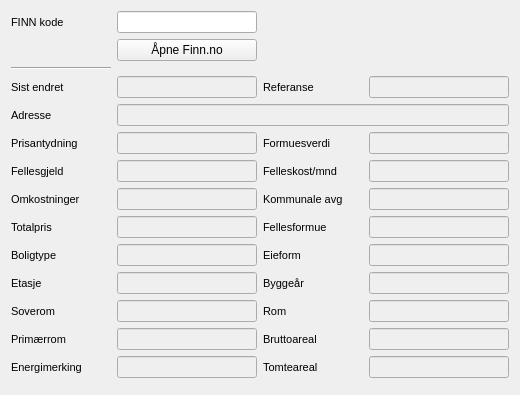
          <widget class="QWidget" name="tab_annonse_1">
           <property name="autoFillBackground">
            <bool>true</bool>
           </property>
           <attribute name="title">
            <string>Annonse 1</string>
           </attribute>
           <layout class="QGridLayout" name="gridLayout_8">
            <item row="5" column="2">
             <widget class="QLabel" name="label_formuesverdi_1">
              <property name="font">
               <font>
                <family>Segoe UI</family>
                <pointsize>8</pointsize>
               </font>
              </property>
              <property name="text">
               <string>Formuesverdi</string>
              </property>
              <property name="buddy">
               <cstring>line_edit_formuesverdi_1</cstring>
              </property>
             </widget>
            </item>
            <item row="7" column="0">
             <widget class="QLabel" name="label_omkostninger_1">
              <property name="font">
               <font>
                <family>Segoe UI</family>
                <pointsize>8</pointsize>
               </font>
              </property>
              <property name="text">
               <string>Omkostninger</string>
              </property>
              <property name="buddy">
               <cstring>line_edit_omkostninger_1</cstring>
              </property>
             </widget>
            </item>
            <item row="7" column="2">
             <widget class="QLabel" name="label_kommunale_avg_1">
              <property name="font">
               <font>
                <family>Segoe UI</family>
                <pointsize>8</pointsize>
               </font>
              </property>
              <property name="text">
               <string>Kommunale avg</string>
              </property>
              <property name="buddy">
               <cstring>line_edit_kommunaleavg_1</cstring>
              </property>
             </widget>
            </item>
            <item row="5" column="0">
             <widget class="QLabel" name="label_prisantydning_1">
              <property name="font">
               <font>
                <family>Segoe UI</family>
                <pointsize>8</pointsize>
               </font>
              </property>
              <property name="text">
               <string>Prisantydning</string>
              </property>
              <property name="buddy">
               <cstring>line_edit_prisantydning_1</cstring>
              </property>
             </widget>
            </item>
            <item row="5" column="3">
             <widget class="QLineEdit" name="line_edit_formuesverdi_1">
              <property name="enabled">
               <bool>false</bool>
              </property>
              <property name="font">
               <font>
                <family>Segoe UI</family>
                <pointsize>8</pointsize>
               </font>
              </property>
              <property name="text">
               <string/>
              </property>
              <property name="alignment">
               <set>Qt::AlignLeading|Qt::AlignLeft|Qt::AlignVCenter</set>
              </property>
             </widget>
            </item>
            <item row="7" column="1">
             <widget class="QLineEdit" name="line_edit_omkostninger_1">
              <property name="enabled">
               <bool>false</bool>
              </property>
              <property name="font">
               <font>
                <family>Segoe UI</family>
                <pointsize>8</pointsize>
               </font>
              </property>
              <property name="alignment">
               <set>Qt::AlignLeading|Qt::AlignLeft|Qt::AlignVCenter</set>
              </property>
             </widget>
            </item>
            <item row="3" column="2">
             <widget class="QLabel" name="label_referanse_1">
              <property name="minimumSize">
               <size>
                <width>100</width>
                <height>0</height>
               </size>
              </property>
              <property name="font">
               <font>
                <family>Segoe UI</family>
                <pointsize>8</pointsize>
               </font>
              </property>
              <property name="text">
               <string>Referanse</string>
              </property>
              <property name="buddy">
               <cstring>line_edit_referanse_1</cstring>
              </property>
             </widget>
            </item>
            <item row="9" column="0">
             <widget class="QLabel" name="label_boligtype_1">
              <property name="font">
               <font>
                <family>Segoe UI</family>
                <pointsize>8</pointsize>
               </font>
              </property>
              <property name="text">
               <string>Boligtype</string>
              </property>
              <property name="buddy">
               <cstring>line_edit_boligtype_1</cstring>
              </property>
             </widget>
            </item>
            <item row="3" column="0">
             <widget class="QLabel" name="label_sist_endret_1">
              <property name="font">
               <font>
                <family>Segoe UI</family>
                <pointsize>8</pointsize>
               </font>
              </property>
              <property name="text">
               <string>Sist endret</string>
              </property>
              <property name="buddy">
               <cstring>line_edit_sistendret_1</cstring>
              </property>
             </widget>
            </item>
            <item row="7" column="3">
             <widget class="QLineEdit" name="line_edit_kommunaleavg_1">
              <property name="enabled">
               <bool>false</bool>
              </property>
              <property name="font">
               <font>
                <family>Segoe UI</family>
                <pointsize>8</pointsize>
               </font>
              </property>
             </widget>
            </item>
            <item row="5" column="1">
             <widget class="QLineEdit" name="line_edit_prisantydning_1">
              <property name="enabled">
               <bool>false</bool>
              </property>
              <property name="font">
               <font>
                <family>Segoe UI</family>
                <pointsize>8</pointsize>
               </font>
              </property>
              <property name="alignment">
               <set>Qt::AlignLeading|Qt::AlignLeft|Qt::AlignVCenter</set>
              </property>
             </widget>
            </item>
            <item row="4" column="1" colspan="3">
             <widget class="QLineEdit" name="line_edit_finn_adresse_1">
              <property name="enabled">
               <bool>false</bool>
              </property>
              <property name="font">
               <font>
                <family>Segoe UI</family>
                <pointsize>8</pointsize>
               </font>
              </property>
              <property name="alignment">
               <set>Qt::AlignLeading|Qt::AlignLeft|Qt::AlignVCenter</set>
              </property>
             </widget>
            </item>
            <item row="8" column="0">
             <widget class="QLabel" name="label_totalpris_1">
              <property name="font">
               <font>
                <family>Segoe UI</family>
                <pointsize>8</pointsize>
               </font>
              </property>
              <property name="text">
               <string>Totalpris</string>
              </property>
              <property name="buddy">
               <cstring>line_edit_totalpris_1</cstring>
              </property>
             </widget>
            </item>
            <item row="6" column="0">
             <widget class="QLabel" name="label_fellesgjeld_1">
              <property name="font">
               <font>
                <family>Segoe UI</family>
                <pointsize>8</pointsize>
               </font>
              </property>
              <property name="text">
               <string>Fellesgjeld</string>
              </property>
              <property name="buddy">
               <cstring>line_edit_fellesgjeld_1</cstring>
              </property>
             </widget>
            </item>
            <item row="11" column="2">
             <widget class="QLabel" name="label_rom_1">
              <property name="font">
               <font>
                <family>Segoe UI</family>
                <pointsize>8</pointsize>
               </font>
              </property>
              <property name="text">
               <string>Rom</string>
              </property>
              <property name="buddy">
               <cstring>line_edit_rom_1</cstring>
              </property>
             </widget>
            </item>
            <item row="11" column="1">
             <widget class="QLineEdit" name="line_edit_soverom_1">
              <property name="enabled">
               <bool>false</bool>
              </property>
              <property name="font">
               <font>
                <family>Segoe UI</family>
                <pointsize>8</pointsize>
               </font>
              </property>
              <property name="alignment">
               <set>Qt::AlignLeading|Qt::AlignLeft|Qt::AlignVCenter</set>
              </property>
              <property name="readOnly">
               <bool>false</bool>
              </property>
             </widget>
            </item>
            <item row="3" column="3">
             <widget class="QLineEdit" name="line_edit_referanse_1">
              <property name="enabled">
               <bool>false</bool>
              </property>
              <property name="minimumSize">
               <size>
                <width>140</width>
                <height>0</height>
               </size>
              </property>
              <property name="font">
               <font>
                <family>Segoe UI</family>
                <pointsize>8</pointsize>
               </font>
              </property>
              <property name="alignment">
               <set>Qt::AlignLeading|Qt::AlignLeft|Qt::AlignVCenter</set>
              </property>
              <property name="readOnly">
               <bool>false</bool>
              </property>
             </widget>
            </item>
            <item row="0" column="1">
             <widget class="QLineEdit" name="line_edit_finn_kode_1">
              <property name="minimumSize">
               <size>
                <width>140</width>
                <height>0</height>
               </size>
              </property>
              <property name="font">
               <font>
                <family>Segoe UI</family>
                <pointsize>8</pointsize>
               </font>
              </property>
              <property name="alignment">
               <set>Qt::AlignLeading|Qt::AlignLeft|Qt::AlignVCenter</set>
              </property>
              <property name="readOnly">
               <bool>false</bool>
              </property>
              <property name="clearButtonEnabled">
               <bool>true</bool>
              </property>
             </widget>
            </item>
            <item row="6" column="2">
             <widget class="QLabel" name="label_felleskost_mnd_1">
              <property name="font">
               <font>
                <family>Segoe UI</family>
                <pointsize>8</pointsize>
               </font>
              </property>
              <property name="text">
               <string>Felleskost/mnd</string>
              </property>
              <property name="buddy">
               <cstring>line_edit_felleskostmnd_1</cstring>
              </property>
             </widget>
            </item>
            <item row="8" column="1">
             <widget class="QLineEdit" name="line_edit_totalpris_1">
              <property name="enabled">
               <bool>false</bool>
              </property>
              <property name="font">
               <font>
                <family>Segoe UI</family>
                <pointsize>8</pointsize>
               </font>
              </property>
              <property name="alignment">
               <set>Qt::AlignLeading|Qt::AlignLeft|Qt::AlignVCenter</set>
              </property>
             </widget>
            </item>
            <item row="13" column="2">
             <widget class="QLabel" name="label_tomteareal_1">
              <property name="font">
               <font>
                <family>Segoe UI</family>
                <pointsize>8</pointsize>
               </font>
              </property>
              <property name="text">
               <string>Tomteareal</string>
              </property>
              <property name="buddy">
               <cstring>line_edit_tomteareal_1</cstring>
              </property>
             </widget>
            </item>
            <item row="0" column="0">
             <widget class="QLabel" name="label_finn_kode_1">
              <property name="minimumSize">
               <size>
                <width>100</width>
                <height>0</height>
               </size>
              </property>
              <property name="font">
               <font>
                <family>Segoe UI</family>
                <pointsize>8</pointsize>
               </font>
              </property>
              <property name="text">
               <string>FINN kode            </string>
              </property>
              <property name="buddy">
               <cstring>line_edit_finn_kode_1</cstring>
              </property>
             </widget>
            </item>
            <item row="10" column="1">
             <widget class="QLineEdit" name="line_edit_etasje_1">
              <property name="enabled">
               <bool>false</bool>
              </property>
              <property name="font">
               <font>
                <family>Segoe UI</family>
                <pointsize>8</pointsize>
               </font>
              </property>
              <property name="alignment">
               <set>Qt::AlignLeading|Qt::AlignLeft|Qt::AlignVCenter</set>
              </property>
              <property name="readOnly">
               <bool>false</bool>
              </property>
             </widget>
            </item>
            <item row="13" column="0">
             <widget class="QLabel" name="label_energimerking_1">
              <property name="font">
               <font>
                <family>Segoe UI</family>
                <pointsize>8</pointsize>
               </font>
              </property>
              <property name="text">
               <string>Energimerking</string>
              </property>
              <property name="buddy">
               <cstring>line_edit_energimerking_1</cstring>
              </property>
             </widget>
            </item>
            <item row="2" column="0">
             <widget class="Line" name="line_annons_1">
              <property name="orientation">
               <enum>Qt::Horizontal</enum>
              </property>
             </widget>
            </item>
            <item row="11" column="0">
             <widget class="QLabel" name="label_soverom_1">
              <property name="font">
               <font>
                <family>Segoe UI</family>
                <pointsize>8</pointsize>
               </font>
              </property>
              <property name="text">
               <string>Soverom</string>
              </property>
              <property name="buddy">
               <cstring>line_edit_soverom_1</cstring>
              </property>
             </widget>
            </item>
            <item row="12" column="1">
             <widget class="QLineEdit" name="line_edit_primrrom_1">
              <property name="enabled">
               <bool>false</bool>
              </property>
              <property name="font">
               <font>
                <family>Segoe UI</family>
                <pointsize>8</pointsize>
               </font>
              </property>
              <property name="alignment">
               <set>Qt::AlignLeading|Qt::AlignLeft|Qt::AlignVCenter</set>
              </property>
              <property name="readOnly">
               <bool>false</bool>
              </property>
             </widget>
            </item>
            <item row="9" column="2">
             <widget class="QLabel" name="label_eieform_1">
              <property name="font">
               <font>
                <family>Segoe UI</family>
                <pointsize>8</pointsize>
               </font>
              </property>
              <property name="text">
               <string>Eieform</string>
              </property>
              <property name="buddy">
               <cstring>line_edit_eieform_1</cstring>
              </property>
             </widget>
            </item>
            <item row="8" column="3">
             <widget class="QLineEdit" name="line_edit_fellesformue_1">
              <property name="enabled">
               <bool>false</bool>
              </property>
              <property name="font">
               <font>
                <family>Segoe UI</family>
                <pointsize>8</pointsize>
               </font>
              </property>
              <property name="alignment">
               <set>Qt::AlignLeading|Qt::AlignLeft|Qt::AlignVCenter</set>
              </property>
              <property name="readOnly">
               <bool>true</bool>
              </property>
             </widget>
            </item>
            <item row="6" column="3">
             <widget class="QLineEdit" name="line_edit_felleskostmnd_1">
              <property name="enabled">
               <bool>false</bool>
              </property>
              <property name="font">
               <font>
                <family>Segoe UI</family>
                <pointsize>8</pointsize>
               </font>
              </property>
              <property name="alignment">
               <set>Qt::AlignLeading|Qt::AlignLeft|Qt::AlignVCenter</set>
              </property>
              <property name="readOnly">
               <bool>true</bool>
              </property>
             </widget>
            </item>
            <item row="8" column="2">
             <widget class="QLabel" name="label_fellesformue_1">
              <property name="font">
               <font>
                <family>Segoe UI</family>
                <pointsize>8</pointsize>
               </font>
              </property>
              <property name="text">
               <string>Fellesformue</string>
              </property>
              <property name="buddy">
               <cstring>line_edit_fellesformue_1</cstring>
              </property>
             </widget>
            </item>
            <item row="13" column="3">
             <widget class="QLineEdit" name="line_edit_tomteareal_1">
              <property name="enabled">
               <bool>false</bool>
              </property>
              <property name="font">
               <font>
                <family>Segoe UI</family>
                <pointsize>8</pointsize>
               </font>
              </property>
              <property name="text">
               <string/>
              </property>
              <property name="alignment">
               <set>Qt::AlignLeading|Qt::AlignLeft|Qt::AlignVCenter</set>
              </property>
              <property name="readOnly">
               <bool>false</bool>
              </property>
             </widget>
            </item>
            <item row="4" column="0">
             <widget class="QLabel" name="label_finn_adresse_1">
              <property name="font">
               <font>
                <family>Segoe UI</family>
                <pointsize>8</pointsize>
               </font>
              </property>
              <property name="text">
               <string>Adresse</string>
              </property>
              <property name="buddy">
               <cstring>line_edit_finn_adresse_1</cstring>
              </property>
             </widget>
            </item>
            <item row="9" column="3">
             <widget class="QLineEdit" name="line_edit_eieform_1">
              <property name="enabled">
               <bool>false</bool>
              </property>
              <property name="font">
               <font>
                <family>Segoe UI</family>
                <pointsize>8</pointsize>
               </font>
              </property>
              <property name="alignment">
               <set>Qt::AlignLeading|Qt::AlignLeft|Qt::AlignVCenter</set>
              </property>
              <property name="readOnly">
               <bool>false</bool>
              </property>
             </widget>
            </item>
            <item row="3" column="1">
             <widget class="QLineEdit" name="line_edit_sistendret_1">
              <property name="enabled">
               <bool>false</bool>
              </property>
              <property name="font">
               <font>
                <family>Segoe UI</family>
                <pointsize>8</pointsize>
               </font>
              </property>
              <property name="alignment">
               <set>Qt::AlignLeading|Qt::AlignLeft|Qt::AlignVCenter</set>
              </property>
              <property name="readOnly">
               <bool>false</bool>
              </property>
             </widget>
            </item>
            <item row="12" column="2">
             <widget class="QLabel" name="label_bruttoareal_1">
              <property name="font">
               <font>
                <family>Segoe UI</family>
                <pointsize>8</pointsize>
               </font>
              </property>
              <property name="text">
               <string>Bruttoareal</string>
              </property>
              <property name="buddy">
               <cstring>line_edit_bruttoareal_1</cstring>
              </property>
             </widget>
            </item>
            <item row="10" column="0">
             <widget class="QLabel" name="label_etasje_1">
              <property name="font">
               <font>
                <family>Segoe UI</family>
                <pointsize>8</pointsize>
               </font>
              </property>
              <property name="text">
               <string>Etasje</string>
              </property>
              <property name="buddy">
               <cstring>line_edit_etasje_1</cstring>
              </property>
             </widget>
            </item>
            <item row="12" column="3">
             <widget class="QLineEdit" name="line_edit_bruttoareal_1">
              <property name="enabled">
               <bool>false</bool>
              </property>
              <property name="font">
               <font>
                <family>Segoe UI</family>
                <pointsize>8</pointsize>
               </font>
              </property>
              <property name="alignment">
               <set>Qt::AlignLeading|Qt::AlignLeft|Qt::AlignVCenter</set>
              </property>
              <property name="readOnly">
               <bool>false</bool>
              </property>
             </widget>
            </item>
            <item row="11" column="3">
             <widget class="QLineEdit" name="line_edit_rom_1">
              <property name="enabled">
               <bool>false</bool>
              </property>
              <property name="font">
               <font>
                <family>Segoe UI</family>
                <pointsize>8</pointsize>
               </font>
              </property>
              <property name="alignment">
               <set>Qt::AlignLeading|Qt::AlignLeft|Qt::AlignVCenter</set>
              </property>
              <property name="readOnly">
               <bool>false</bool>
              </property>
             </widget>
            </item>
            <item row="12" column="0">
             <widget class="QLabel" name="label_primarrom_1">
              <property name="font">
               <font>
                <family>Segoe UI</family>
                <pointsize>8</pointsize>
               </font>
              </property>
              <property name="text">
               <string>Primærrom</string>
              </property>
              <property name="buddy">
               <cstring>line_edit_primrrom_1</cstring>
              </property>
             </widget>
            </item>
            <item row="10" column="2">
             <widget class="QLabel" name="label_byggear_1">
              <property name="font">
               <font>
                <family>Segoe UI</family>
                <pointsize>8</pointsize>
               </font>
              </property>
              <property name="text">
               <string>Byggeår</string>
              </property>
              <property name="buddy">
               <cstring>line_edit_bygger_1</cstring>
              </property>
             </widget>
            </item>
            <item row="6" column="1">
             <widget class="QLineEdit" name="line_edit_fellesgjeld_1">
              <property name="enabled">
               <bool>false</bool>
              </property>
              <property name="font">
               <font>
                <family>Segoe UI</family>
                <pointsize>8</pointsize>
               </font>
              </property>
              <property name="alignment">
               <set>Qt::AlignLeading|Qt::AlignLeft|Qt::AlignVCenter</set>
              </property>
             </widget>
            </item>
            <item row="13" column="1">
             <widget class="QLineEdit" name="line_edit_energimerking_1">
              <property name="enabled">
               <bool>false</bool>
              </property>
              <property name="font">
               <font>
                <family>Segoe UI</family>
                <pointsize>8</pointsize>
               </font>
              </property>
              <property name="text">
               <string/>
              </property>
              <property name="alignment">
               <set>Qt::AlignLeading|Qt::AlignLeft|Qt::AlignVCenter</set>
              </property>
              <property name="readOnly">
               <bool>false</bool>
              </property>
             </widget>
            </item>
            <item row="1" column="1">
             <widget class="QPushButton" name="push_button_finn_1">
              <property name="text">
               <string>Åpne Finn.no</string>
              </property>
             </widget>
            </item>
            <item row="10" column="3">
             <widget class="QLineEdit" name="line_edit_bygger_1">
              <property name="enabled">
               <bool>false</bool>
              </property>
              <property name="font">
               <font>
                <family>Segoe UI</family>
                <pointsize>8</pointsize>
               </font>
              </property>
              <property name="alignment">
               <set>Qt::AlignLeading|Qt::AlignLeft|Qt::AlignVCenter</set>
              </property>
              <property name="readOnly">
               <bool>false</bool>
              </property>
             </widget>
            </item>
            <item row="9" column="1">
             <widget class="QLineEdit" name="line_edit_boligtype_1">
              <property name="enabled">
               <bool>false</bool>
              </property>
              <property name="font">
               <font>
                <family>Segoe UI</family>
                <pointsize>8</pointsize>
               </font>
              </property>
              <property name="alignment">
               <set>Qt::AlignLeading|Qt::AlignLeft|Qt::AlignVCenter</set>
              </property>
              <property name="readOnly">
               <bool>false</bool>
              </property>
             </widget>
            </item>
            <item row="14" column="0">
             <widget class="QFrame" name="frame_annonse_white_space_1">
              <property name="font">
               <font>
                <family>Segoe UI</family>
                <pointsize>8</pointsize>
               </font>
              </property>
              <property name="frameShape">
               <enum>QFrame::StyledPanel</enum>
              </property>
              <property name="frameShadow">
               <enum>QFrame::Raised</enum>
              </property>
             </widget>
            </item>
           </layout>
          </widget>
